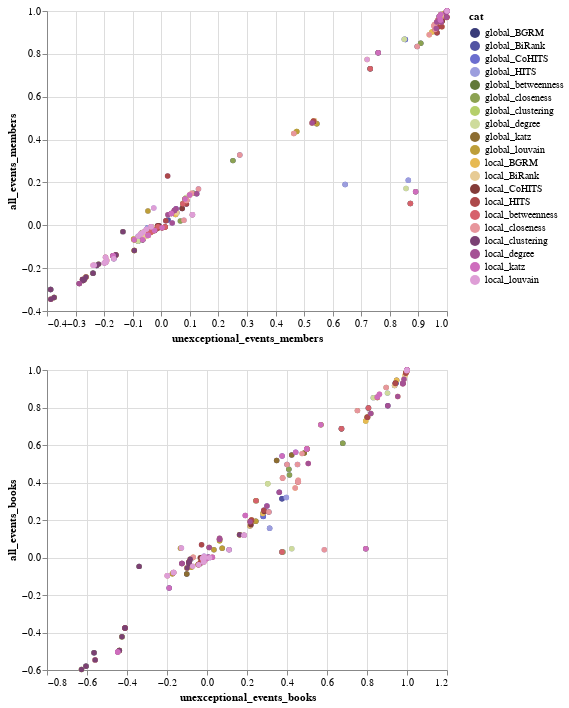

Write notebook code for a chart like this one.
### Code cell
concat_corr_members = pd.concat([melted_all_events_members, melted_unex_events_members])

pivot_corr_members = pd.pivot(concat_corr_members, index=['updated_variable', 'cat', 'variable'], columns='type', values='value').reset_index()

concat_corr_books = pd.concat([melted_all_events_books, melted_unex_events_books])

pivot_corr_books = pd.pivot(concat_corr_books, index=['updated_variable', 'cat', 'variable'], columns='type', values='value').reset_index()
selection = alt.selection_multi(fields=['cat'], bind='legend')
chart_members = alt.Chart(pivot_corr_members).mark_circle().encode(
    x='unexceptional_events_members:Q',
    y='all_events_members:Q',
    color='cat:N',
    tooltip=['updated_variable', 'cat', 'variable', 'all_events_members', 'unexceptional_events_members'],
    opacity=alt.condition(selection, alt.value(1), alt.value(0.1))
).add_selection(
    selection
)
chart_books = alt.Chart(pivot_corr_books).mark_circle().encode(
    x='unexceptional_events_books:Q',
    y='all_events_books:Q',
    color=alt.Color('cat:N', scale=alt.Scale(scheme="category20b")),
    tooltip=['updated_variable', 'cat', 'variable',
             'all_events_books', 'unexceptional_events_books'],
    opacity=alt.condition(selection, alt.value(1), alt.value(0.1))
).add_selection(
    selection
)
alt.vconcat(chart_members, chart_books)

### Figure 1 — Vega-Lite specification as saved in the notebook (floating-point values rounded to 4 significant figures; data arrays with more than 128 entries replaced by an {"elided": "..."} marker saying what was removed)
{"config": {"view": {"continuousWidth": 400, "continuousHeight": 300}}, "vconcat": [{"data": {"name": "data-b5cf91bfab8213e27975d59ff3130f44"}, "mark": "circle", "encoding": {"color": {"type": "nominal", "field": "cat"}, "opacity": {"condition": {"value": 1, "selection": "selector001"}, "value": 0.1}, "tooltip": [{"type": "nominal", "field": "updated_variable"}, {"type": "nominal", "field": "cat"}, {"type": "nominal", "field": "variable"}, {"type": "quantitative", "field": "all_events_members"}, {"type": "quantitative", "field": "unexceptional_events_members"}], "x": {"type": "quantitative", "field": "unexceptional_events_members"}, "y": {"type": "quantitative", "field": "all_events_members"}}, "selection": {"selector001": {"type": "multi", "fields": ["cat"], "bind": "legend"}}}, {"data": {"name": "data-2da3ad567931a621613c0aca5d410f62"}, "mark": "circle", "encoding": {"color": {"type": "nominal", "field": "cat", "scale": {"scheme": "category20b"}}, "opacity": {"condition": {"value": 1, "selection": "selector001"}, "value": 0.1}, "tooltip": [{"type": "nominal", "field": "updated_variable"}, {"type": "nominal", "field": "cat"}, {"type": "nominal", "field": "variable"}, {"type": "quantitative", "field": "all_events_books"}, {"type": "quantitative", "field": "unexceptional_events_books"}], "x": {"type": "quantitative", "field": "unexceptional_events_books"}, "y": {"type": "quantitative", "field": "all_events_books"}}, "selection": {"selector001": {"type": "multi", "fields": ["cat"], "bind": "legend"}}}], "$schema": "https://vega.github.io/schema/vega-lite/v4.8.1.json", "datasets": {"data-b5cf91bfab8213e27975d59ff3130f44": {"elided": "400 records"}, "data-2da3ad567931a621613c0aca5d410f62": {"elided": "400 records"}}}
